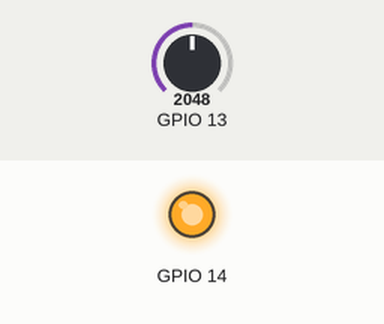
Simulated run of this sketch. Board: ESP32. Parts: output pins drawn as LEDs (lit = HIGH). Inputs (shaded band) come from the test bench; at power-on: GPIO 13 = 2048. What the sketch prints to the serial monitor is not drawn.

Above: at 1.2 s.
1.3 s: GPIO 13 set to 491
At 2.0 s:
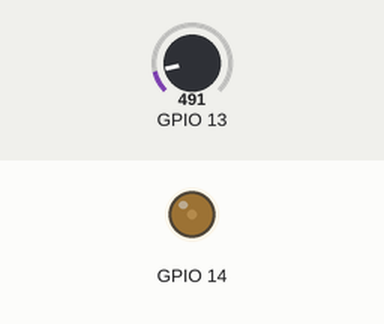
2.8 s: GPIO 13 set to 0
At 3.2 s:
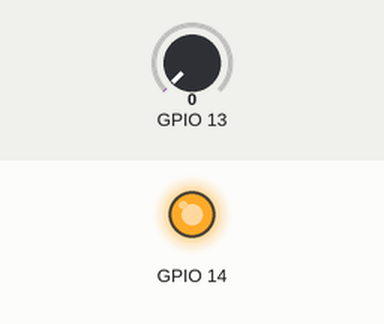
Timing chart, 0 to 5.8 s (numbered marks = the images above; inputs shaded):
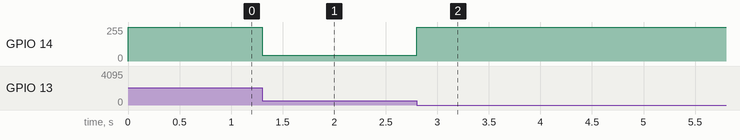

The sketch:

__1.ino
```cpp
void setup() {
  // put your setup code here, to run once:
Serial.begin(115200);
pinMode(13,INPUT);
ledcSetup(0,5000,8);
ledcAttachPin(14,0);
}

void loop() {
  // put your main code here, to run repeatedly:
int input=analogRead(13);
int inputmap=map(input,0,595,255,0);
ledcWrite(0,inputmap);
Serial.println(inputmap);
}
```

Measured:
- after the input at 1.3 s, GPIO 14: 255/255 → 45/255 at once
- after the input at 2.8 s, GPIO 14: 45/255 → 255/255 at once
